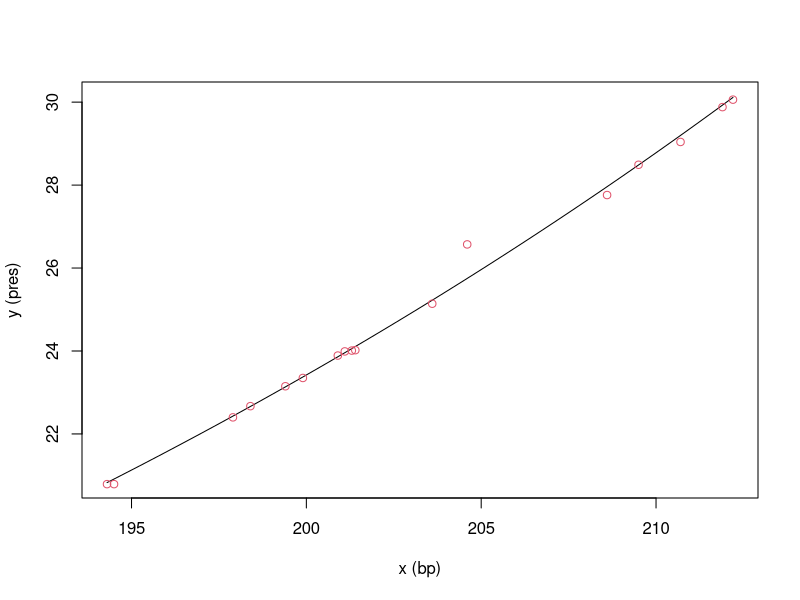
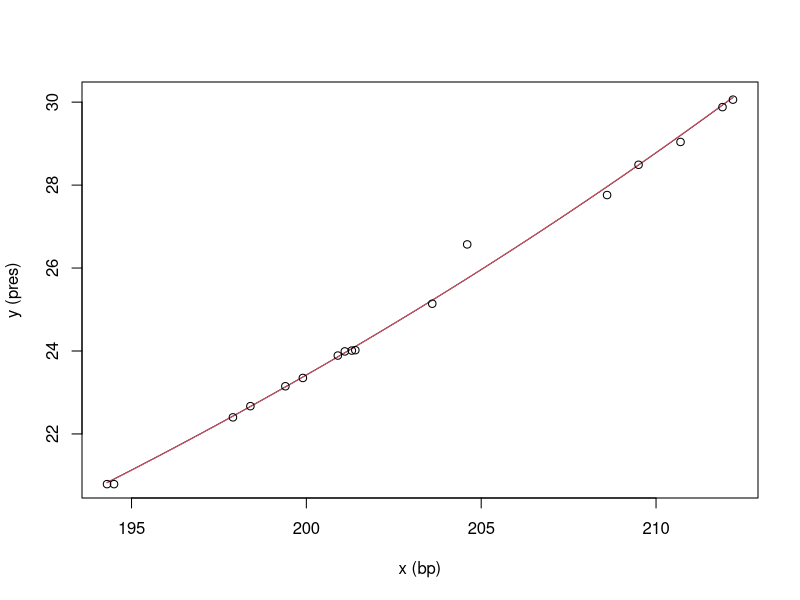

These charts were generated, in order, by the following R code:
#’ @param X the feature input matrix X
#’ @param y the outcome vector y
#’ @param theta parameter vector for the model (2-dimensional)
# Load MASS and data set forbes
library(MASS)
data(forbes)
attach(forbes)

# initialize the data set
X = cbind(rep(1,17),bp)
y = pres
#’ function to represent your models via the parameter vector theta = c(theta_1, theta_2)
#’ @return a predicted label y_hat for x
f <- function(x, theta){
  return((exp(theta[2]*x[2])*theta[1]*x[1]))
}
#’ @return a vector consisting of the optimal parameter vector
optim_coeff <- function(X,y){
  #’ @return the empirical risk of a parameter vector theta
  emp_risk <- function(theta){
    sum( (log(y) - log(apply(X,1,f,theta)))^2 )
  }
  return(
    optim(c(0.4,0.5),
          emp_risk,
          method = "L-BFGS-B",
          lower=c(0,-Inf),
          upper=c(Inf,Inf))$par)
  # note that c(0.4,0.5) can be replaced by any other theta vector
  # satisfying the constraint theta[1]>0
}

# optimal coefficients
hat_theta = optim_coeff(X,y)
print(hat_theta)
## [1] 0.38050940 0.02059961
# Checking Forbes’ model visually
f_x <- function(x, theta){
  return((exp(theta[2]*x)*theta[1]))
}
curve(f_x(x,theta = hat_theta),min(bp),max(bp),xlab="x (bp)",ylab="y (pres)")
points(pres~bp,col=2)

# Alternative solution
hat_theta_2 = cov(bp,log(pres))/(var(bp))
hat_theta_1 = exp(mean(log(pres))-hat_theta_2*mean(bp))
curve(f_x(x,theta = hat_theta),min(bp),max(bp),xlab="x (bp)",ylab="y (pres)")
curve(f_x(x,theta = c(hat_theta_1,hat_theta_2)),min(bp),max(bp),add=T,col=2)
points(pres~bp)
